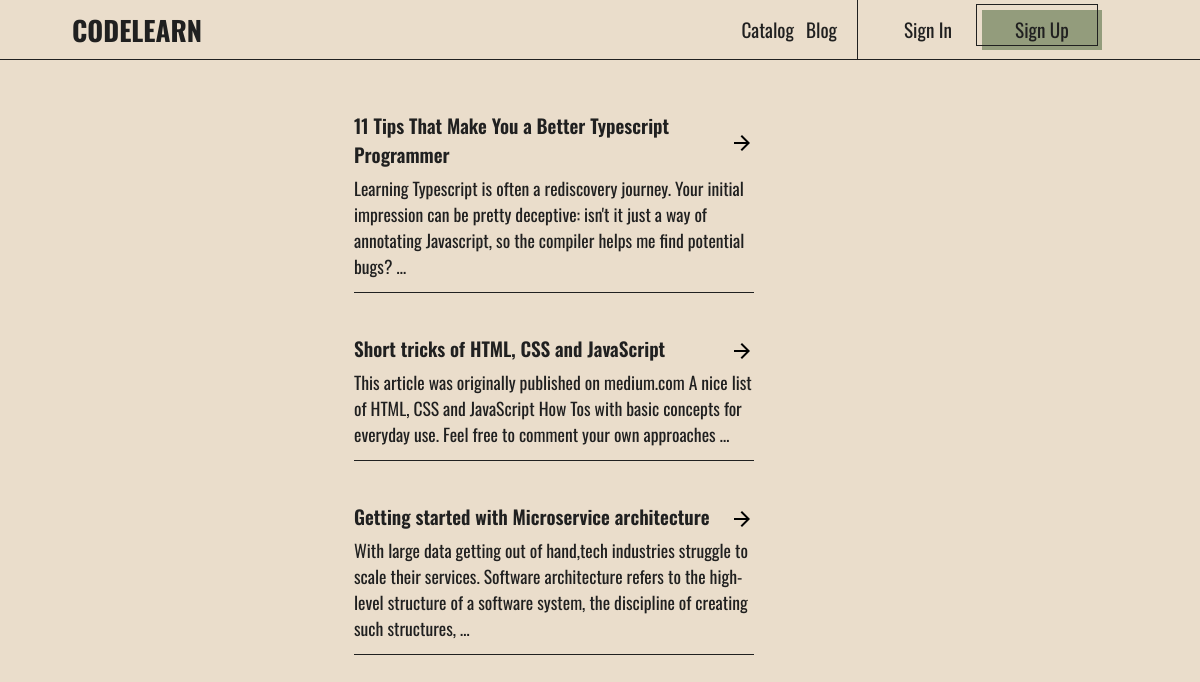
Page /articles on the earlier database version.
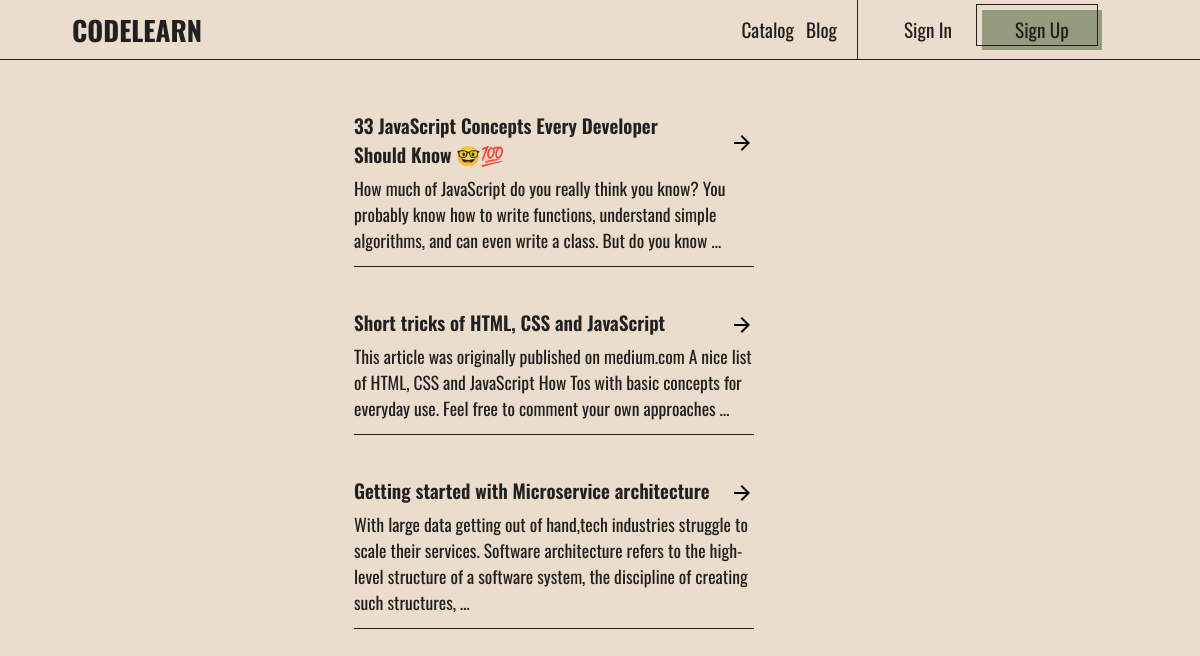
Same page on the later database version.
### article/models.py (models this page shows, shortened)
class Article(models.Model):
    user = models.ForeignKey(User, on_delete=models.CASCADE)
    title = models.CharField(max_length=255)
    slug = models.CharField(max_length=255, unique=True, default='')
    tag = models.ForeignKey(Tag, on_delete=models.CASCADE)
    text = RichTextField(blank=True)
    public = models.BooleanField(default=False)
    created = models.DateTimeField(auto_now_add=True)
    updated = models.DateTimeField(auto_now=True)
    class Meta:
        ordering = ['-updated', '-created']

### article/views.py (the view)
# urls.py: path('articles', views.articleList, name='article_list'),
def articleList(request):
    articles = Article.objects.all()
    public_articles = []
    for article in articles:
        if article.public == True:
            public_articles.append(article)
    print(request.user.username)
    context = {'articles': public_articles}
    return render(request, 'article/articleList.html', context)

### article/templates/article/articleList.html (shortened to what this page needs)
{% include 'index.html' %}
{% block content %}
<div class="page page__articles">
    <div class="page__item">
        <div class="cources page__article__articles">
            {% for article in articles %}
                <article>
                    <div class="article__head ">
                        <div class="">{{article.title}}</div>
                        <a href="{% url 'article:show_article' article.slug %}" class="material-symbols-outlined icon link">
                        </a>
                    </div>
                    <div class="article__body">
                        {{article.text | truncatewords:30 }}
                    </div>
                </article>
            {% endfor %}
        </div>
    </div>
</div>
{% endblock content %}

Differences in the rows shown:
removed Article: title "11 Tips That Make You a Better Typescript Programmer", text "Learning Typescript is often a rediscovery journey. Your initial impression can be pretty deceptive: isn't it just a way of annotating Javascript, so the compiler helps me find potential bugs? …"
added Article: title "33 JavaScript Concepts Every Developer Should Know 🤓️💯️", text "How much of JavaScript do you really think you know? You probably know how to write functions, understand simple algorithms, and can even write a class. But do you know …"
